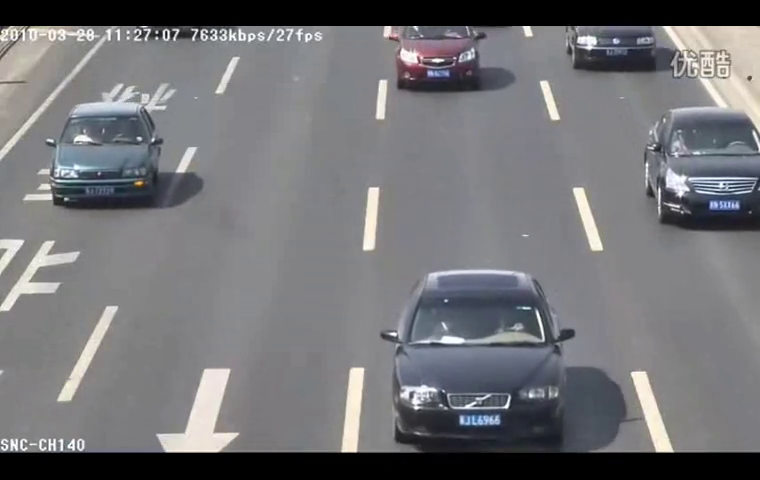
#> input picture frame 46 of 22.avi, 760 x 480 px
$ python car.py   (older library calls are emulated)
#> lines starting #> are read from the running program, lines starting #| are printed output that depends on the picture; after the words box and inside, x2 and y2 are one past the last pixel; in counts of white or black regions, pixels touching at a corner belong together
# -*- coding: utf-8 -*-
"""
Created on Wed Jun 10 20:14:02 2020

@author: sherry
"""

import cv2

import numpy as np
class Car:
    def __init__(self,c_id,c_x,c_y,derection,c_count):
        self.c_id = c_id
        self.c_x=c_x
        self.c_y=c_y
        self.c_count = c_count

def  three_frame_differencing(videopath):
#> called with videopath = 'E:/code/TESTVIDIODATA/22.avi'
    count_down=0
    cap = cv2.VideoCapture(videopath)
    width =int(cap.get(cv2.CAP_PROP_FRAME_WIDTH))
    height =int(cap.get(cv2.CAP_PROP_FRAME_HEIGHT))
    one_frame = np.zeros((height,width),dtype=np.uint8)
    two_frame = np.zeros((height,width),dtype=np.uint8)
    three_frame = np.zeros((height,width),dtype=np.uint8)
    cars=[]
    pid=0
    maxid=-1
    while cap.isOpened():

        ret,frame = cap.read()
#> frame is the input picture: shape (480, 760, 3); mean B, G, R 118.4, 115.2, 115.2
        if not ret:
            break
        frame=cv2.GaussianBlur(frame, (5,5), 0)
        frame_gray =cv2.cvtColor(frame,cv2.COLOR_BGR2GRAY)
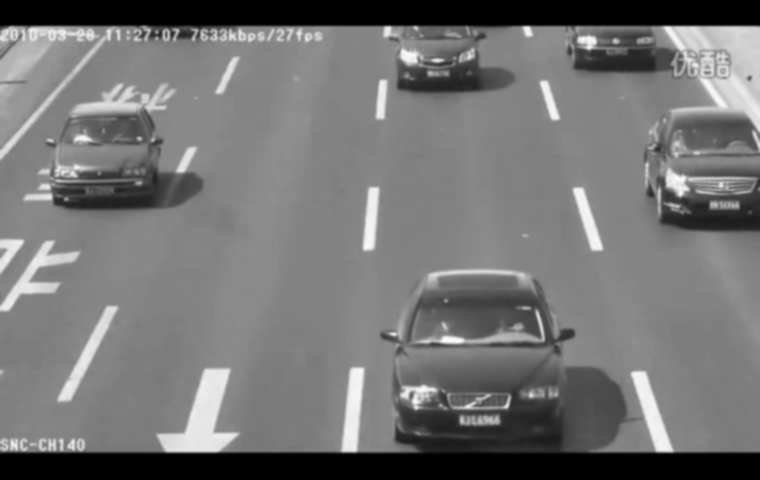
#> frame_gray: shape (480, 760); min 0, max 252, mean 115.6
        one_frame,two_frame,three_frame = two_frame,three_frame,frame_gray
#> one_frame: shape (480, 760); every value is 0

        abs1 = cv2.absdiff(one_frame,two_frame)#相减
        _,thresh1 = cv2.threshold(abs1,10,255,cv2.THRESH_BINARY)#二值，大于40的为255，小于0
        kernel = cv2.getStructuringElement(cv2.MORPH_ELLIPSE,(4,4))
        erode1 = cv2.erode(thresh1,kernel)#腐蚀
        dilate1 =cv2.dilate(erode1,kernel)#膨胀
        dilate1 =cv2.dilate(dilate1,kernel)#膨胀


        abs2 =cv2.absdiff(two_frame,three_frame)
        _,thresh2 =cv2.threshold(abs2,10,255,cv2.THRESH_BINARY)
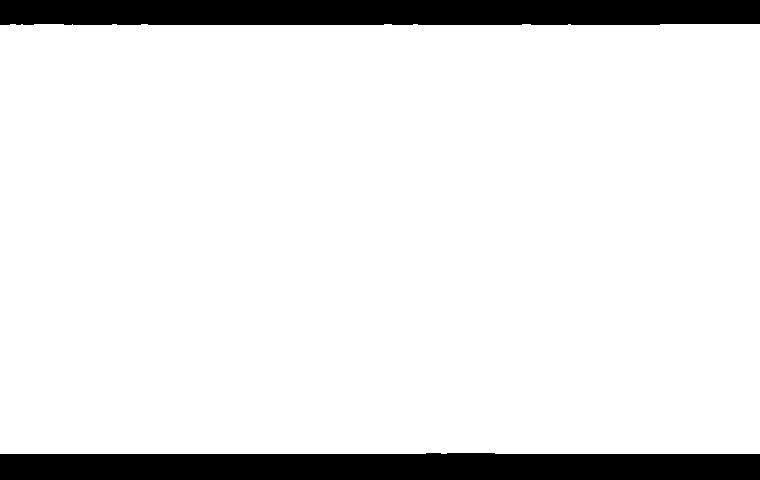
#> thresh2: shape (480, 760); 89.4% white; 2 black regions, box (x1, y1, x2, y2) and area: (0, 453, 760, 480) 19823, (0, 0, 760, 25) 18824
        kernel = cv2.getStructuringElement(cv2.MORPH_ELLIPSE,(4,4))
        erode2 = cv2.erode(thresh2,kernel)#腐蚀
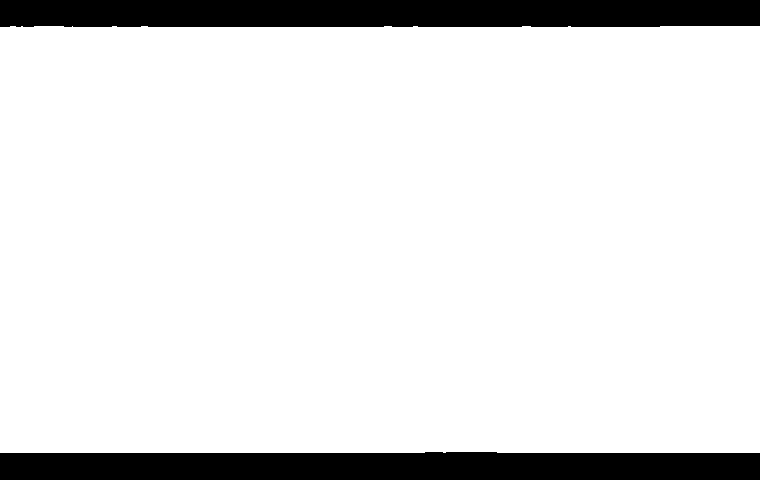
#> erode2: shape (480, 760); 88.8% white; 2 black regions, box (x1, y1, x2, y2) and area: (0, 452, 760, 480) 20589, (0, 0, 760, 27) 20344
        dilate2 =cv2.dilate(erode2,kernel)#膨胀
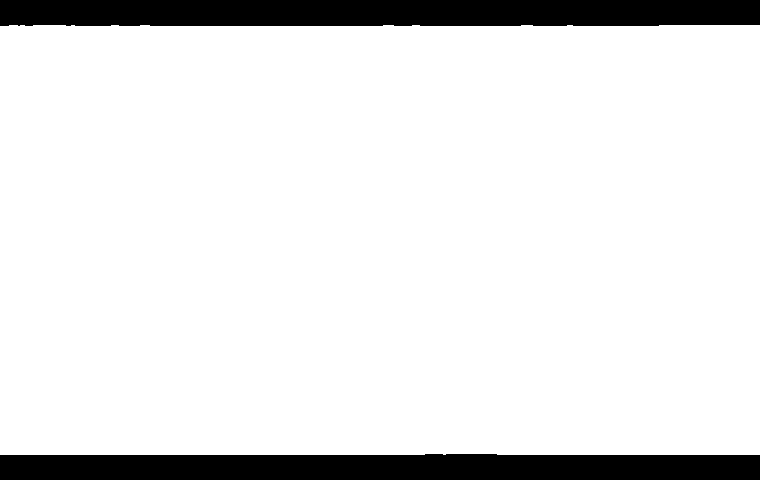
#> dilate2: shape (480, 760); 89.4% white; 2 black regions, box (x1, y1, x2, y2) and area: (0, 0, 760, 26) 19553, (0, 454, 760, 480) 19069
        dilate2=cv2.dilate(dilate2,kernel)#膨胀
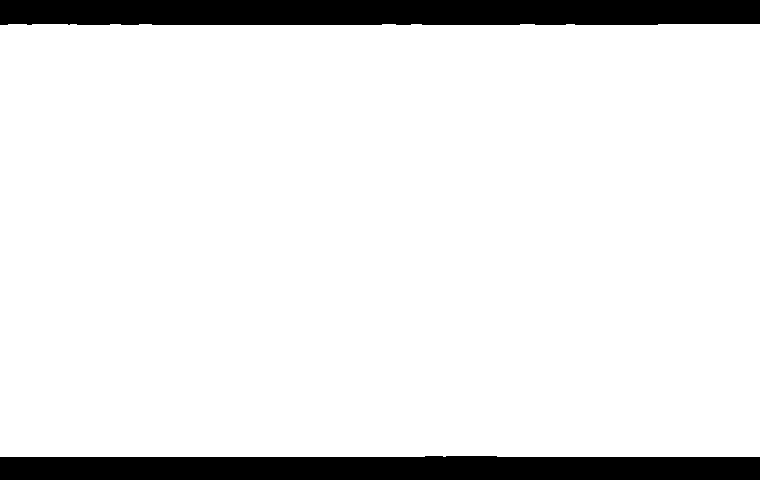
#> dilate2: shape (480, 760); 90% white; 2 black regions, box (x1, y1, x2, y2) and area: (0, 0, 760, 25) 18763, (0, 456, 760, 480) 17549


        binary =cv2.bitwise_and(dilate1,dilate2)#与运算


        kernel = np.ones((14,14), np.uint8)
        dilate = cv2.morphologyEx(binary, cv2.MORPH_OPEN, kernel)

        dilate = cv2.morphologyEx(dilate, cv2.MORPH_CLOSE, kernel)
        # [7 lines of commented-out code are left out]


        img,contours,hei = cv2.findContours(dilate.copy(), cv2.RETR_EXTERNAL,cv2.CHAIN_APPROX_TC89_L1)#寻找轮廓
#> contours = []; hei = None
        cv2.line(frame, (0, 125), (1920, 125), (0, 255, 0), 2)
        cv2.line(frame, (0, 350), (1920, 350), (0, 255, 0), 2)
        cv2.putText(frame, "down:" + str(count_down),(100, 100), cv2.FONT_HERSHEY_COMPLEX, 1, (0, 255, 0), 2)
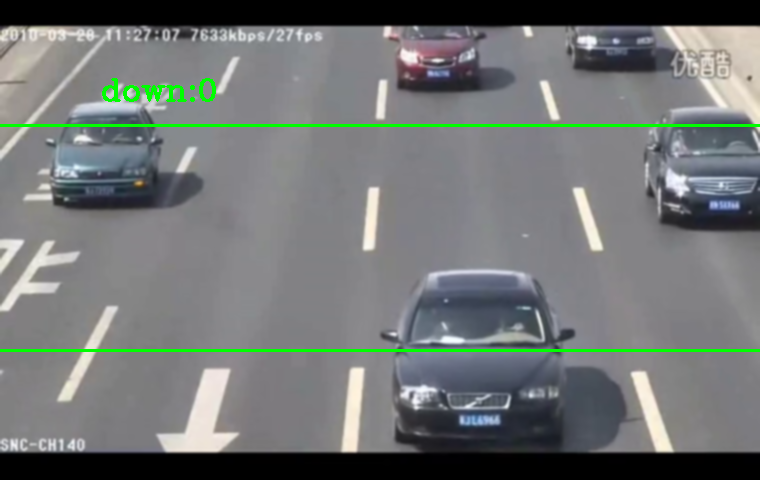
#> frame: shape (480, 760, 3); mean B, G, R 116.3, 117, 113.2
        for contour in contours:
            x,y,w,h =cv2.boundingRect(contour)#找方框
            if cv2.contourArea(contour)<40000 and  w > 66 and h >66 and w*h>2500:
                cv2.rectangle(frame,(x,y),(x+w,y+h),(0,0,255),2)
                cx = int(x+(w/2))
                cy = int(y+(h/2))
                new = True

                for i in cars:

                    if abs(cx - i.c_x)<w/2 and abs(cy - i.c_y)<h/2 :#找到这辆车与上一帧中最近的车
                        new = False


                        i.c_x = cx
                        i.c_y = cy

                        if  i.c_count ==False and maxid<i.c_id  and cy>125 and cy<350:
                            print( i.c_id,i.c_x,i.c_y)
                            count_down=count_down+1
                            i.c_count=True
                        # [8 lines of commented-out code are left out]
                for i in cars[::-1]:
                    if i.c_y>350:
                        if maxid<i.c_id :
                            maxid=i.c_id
                        cars.remove(i)


                if new == True and cy<350:
                    p=Car(pid, cx, cy, 'unknow', False)
                    #print( p.c_id,p.c_x,p.c_y)
                    cars.append(p)
                    pid=pid+1
#> this loop made 0 passes
#> after the loop, cars = []; count_down = 0; maxid = -1; pid = 0

        cv2.namedWindow("binary",cv2.WINDOW_NORMAL)
        cv2.namedWindow("dilate",cv2.WINDOW_NORMAL)
        cv2.namedWindow("frame",cv2.WINDOW_NORMAL)

        cv2.imshow("binary",binary)
        cv2.imshow("dilate",dilate)
        cv2.imshow("frame",frame)
        if cv2.waitKey(50)&0xFF==ord("q"):
#> (key q is pressed here)
            break
    cap.release()
    cv2.destroyAllWindows()
    print(count_down)
#| 0
if __name__ == '__main__':

    three_frame_differencing("E:/code/TESTVIDIODATA/22.avi")

$ run again, starting later in the video
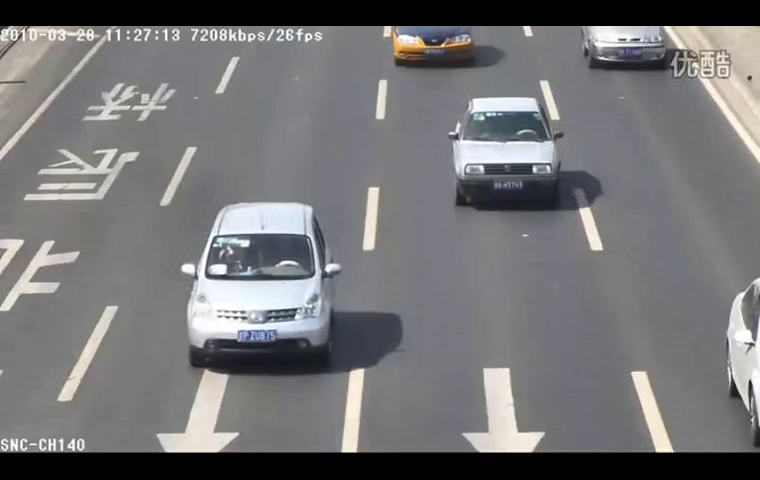
#> input picture frame 208 of 22.avi, 760 x 480 px
#> in three_frame_differencing, frame is the input picture: shape (480, 760, 3); mean B, G, R 117.6, 116.2, 116.2
#> in three_frame_differencing, `frame_gray =cv2.cvtColor(frame,cv2.COLOR_BGR2GRAY)`:
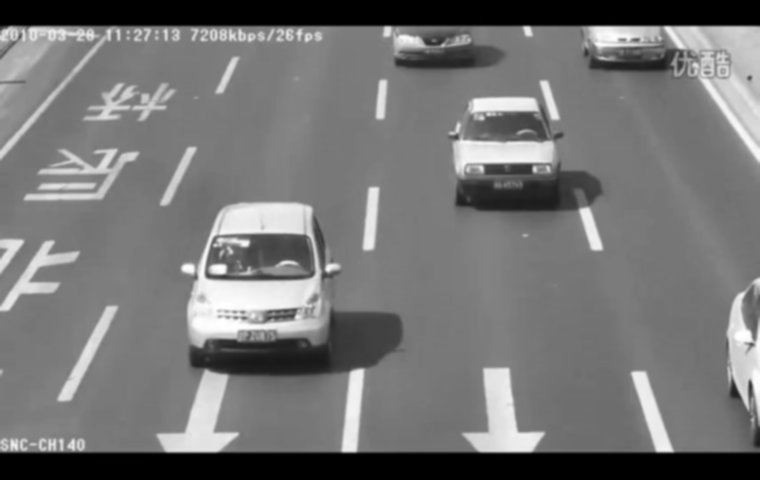
#> frame_gray: shape (480, 760); min 0, max 255, mean 116.3
#> one_frame: shape (480, 760); every value is 0
#> thresh2: shape (480, 760); 89.4% white; 2 black regions, box (x1, y1, x2, y2) and area: (0, 454, 760, 480) 19760, (0, 0, 760, 25) 18789
#> erode2: shape (480, 760); 88.8% white; 2 black regions, box (x1, y1, x2, y2) and area: (0, 453, 760, 480) 20520, (0, 0, 760, 27) 20309
#> contours = []; hei = None
#> in three_frame_differencing, `cv2.putText(frame, "down:" + str(count_down),(100, 100), cv2.FONT_HERS..`:
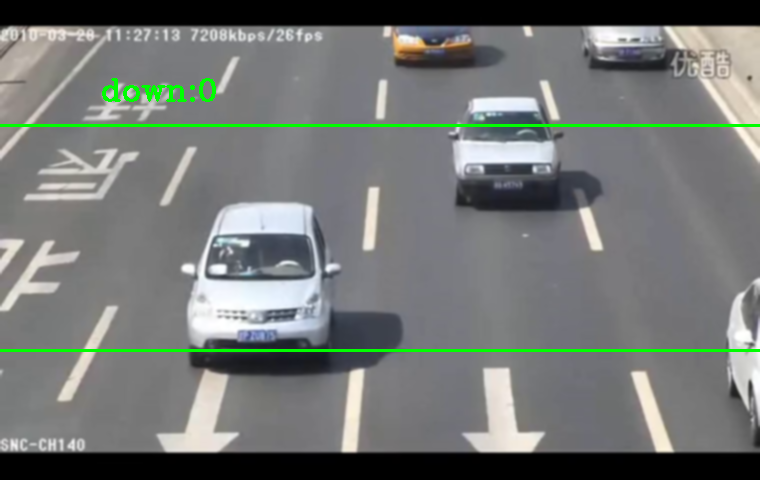
#> frame: shape (480, 760, 3); mean B, G, R 115.7, 118.2, 114.4
#> after the loop in three_frame_differencing, `for contour in contours:`: cars = []; count_down = 0; maxid = -1; pid = 0
#| 0

$ run again, starting later in the video
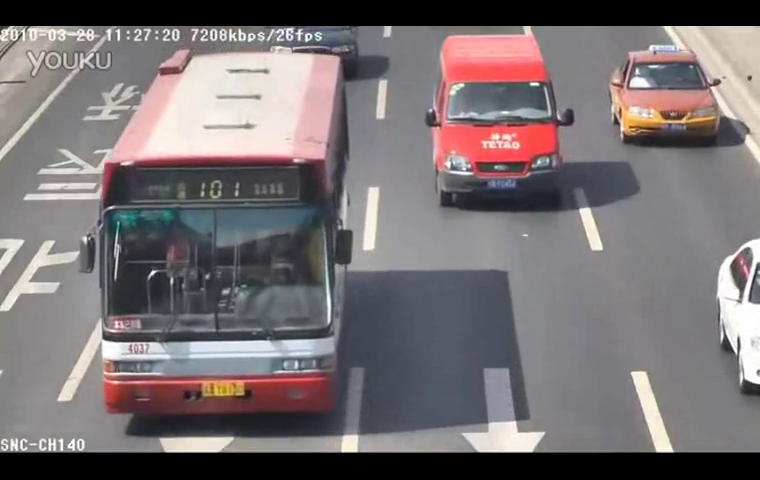
#> input picture frame 370 of 22.avi, 760 x 480 px
#> in three_frame_differencing, frame is the input picture: shape (480, 760, 3); mean B, G, R 114.6, 112.4, 119.9
#> in three_frame_differencing, `frame_gray =cv2.cvtColor(frame,cv2.COLOR_BGR2GRAY)`:
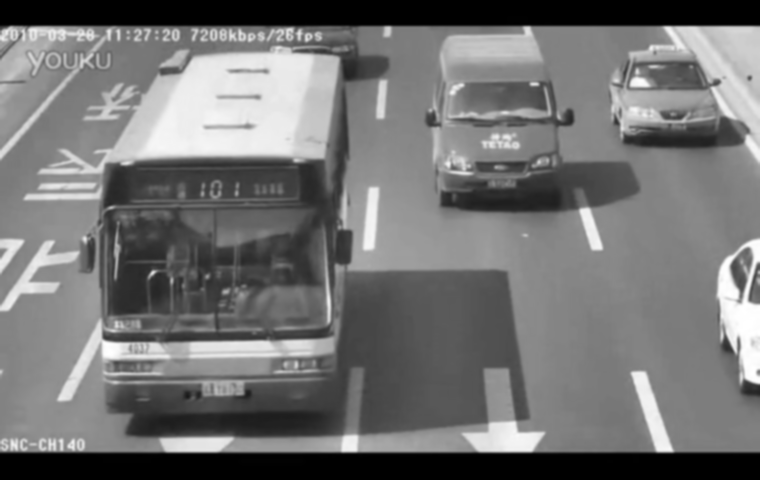
#> frame_gray: shape (480, 760); min 0, max 255, mean 115
#> one_frame: shape (480, 760); every value is 0
#> thresh2: shape (480, 760); 89.4% white; 2 black regions, box (x1, y1, x2, y2) and area: (0, 454, 760, 480) 19760, (0, 0, 760, 25) 18858
#> erode2: shape (480, 760); 88.8% white; 2 black regions, box (x1, y1, x2, y2) and area: (0, 453, 760, 480) 20520, (0, 0, 760, 27) 20378
#> contours = []; hei = None
#> in three_frame_differencing, `cv2.putText(frame, "down:" + str(count_down),(100, 100), cv2.FONT_HERS..`:
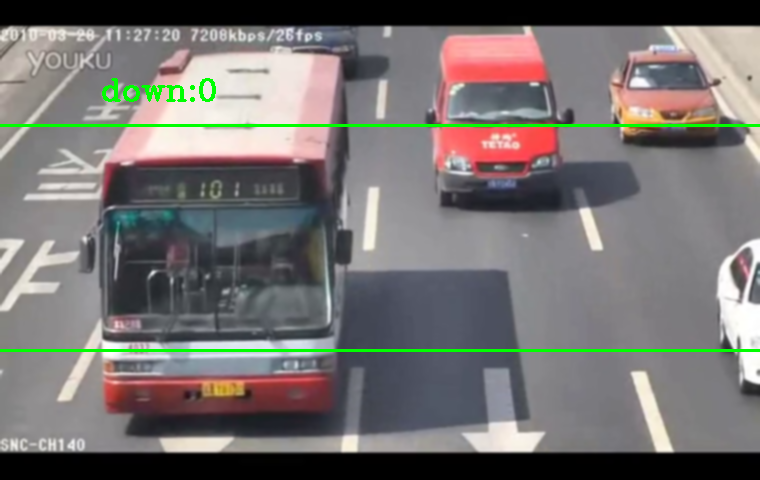
#> frame: shape (480, 760, 3); mean B, G, R 112.3, 114, 117.4
#> after the loop in three_frame_differencing, `for contour in contours:`: cars = []; count_down = 0; maxid = -1; pid = 0
#| 0
